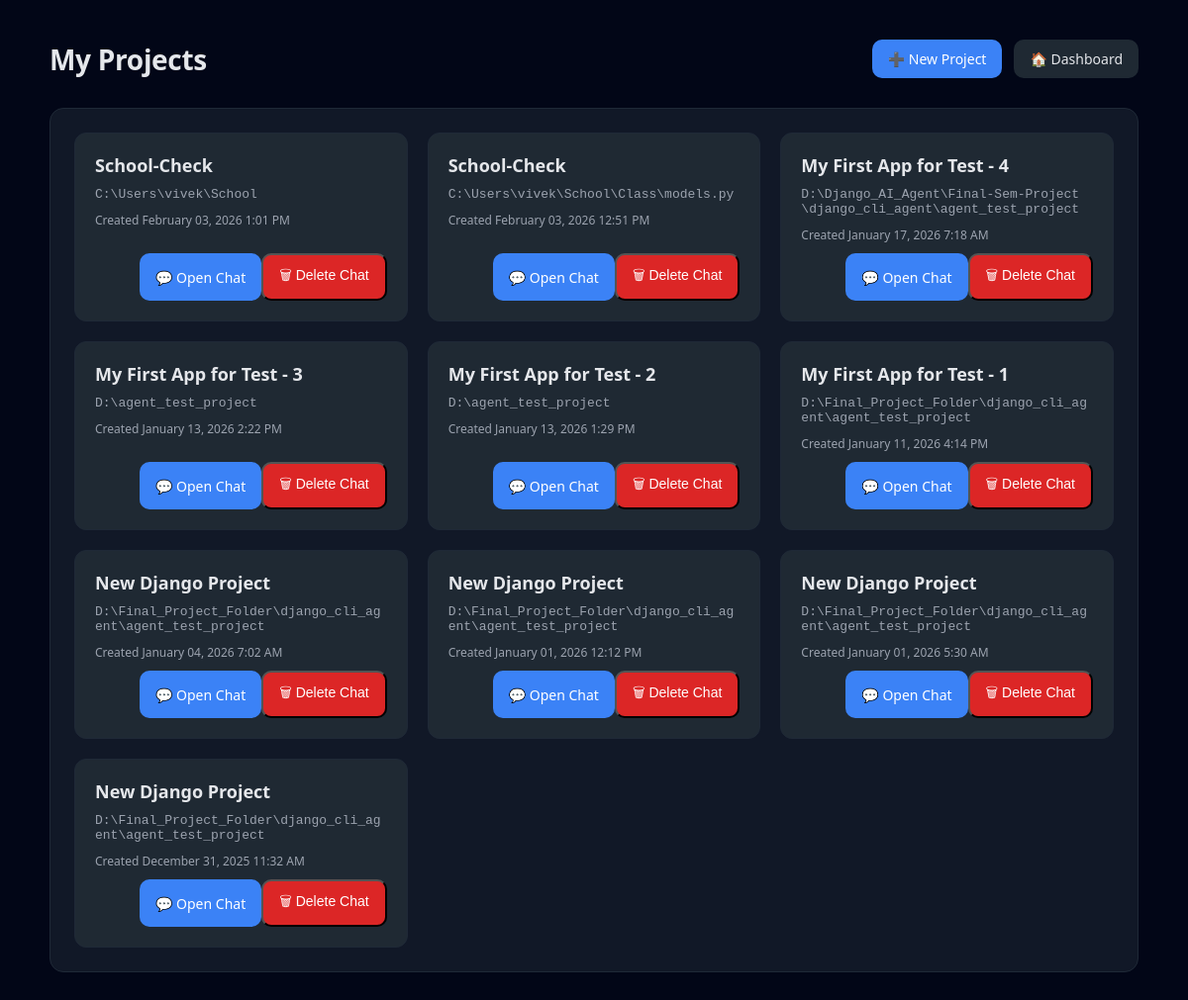
/dashboard/projects/ (signed in), run on an earlier commit of the app's database.
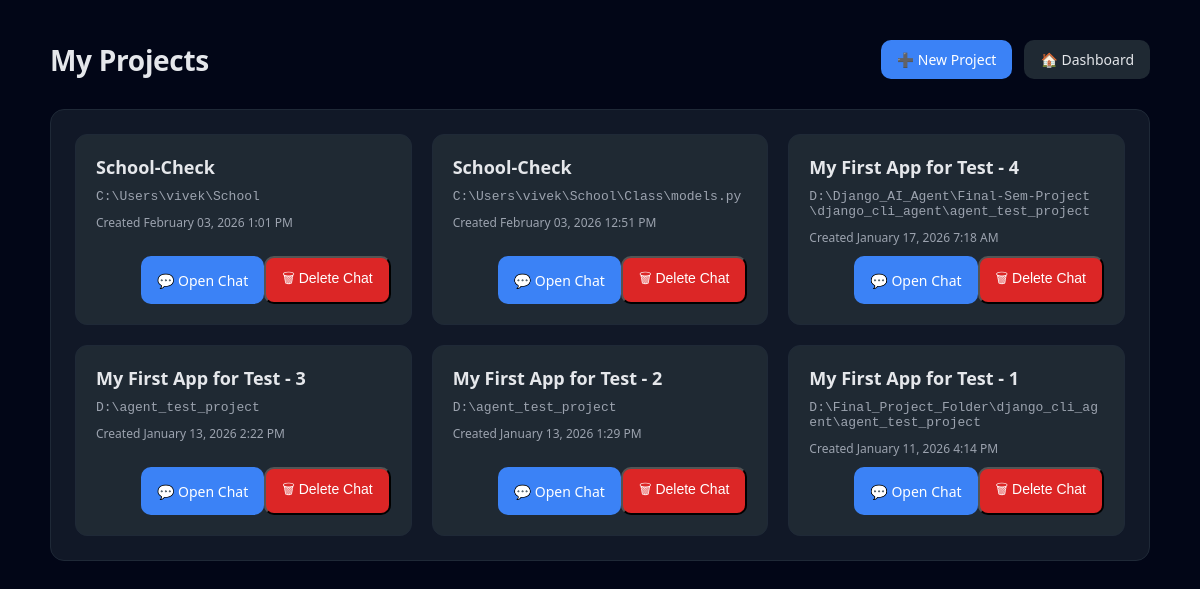
And on a later commit of the database.
### chat/models.py (models this page shows, shortened)
class Project(models.Model):
    user = models.ForeignKey(User, on_delete=models.CASCADE)
    name = models.CharField(max_length=200)
    root_path = models.TextField()
    created_at = models.DateTimeField(auto_now_add=True)

### dashboard/views.py (the view)
# urls.py: path("projects/", views.project_list, name="project_list"),
@login_required
def project_list(request):
    projects = Project.objects.filter(user=request.user).order_by("-created_at")
    return render(request, "dashboard/project_list.html", {"projects": projects})

### dashboard/templates/dashboard/project_list.html (shortened to what this page needs)
<!DOCTYPE html>
<html lang="en">
<head>
</head>
<body>
    <div class="container">
        <div class="page-header">
            <div class="page-title">My Projects</div>
            <div class="header-actions">
                <a href="{% url 'dashboard:new_project' %}" class="btn">➕ New Project</a>
                <a href="{% url 'dashboard:home' %}" class="btn secondary">🏠 Dashboard</a>
            </div>
        </div>
        <div class="card">
            {% if projects %}
                <div class="project-list">
                    {% for project in projects %}
                        <div class="project-item">
                            <div class="project-name">{{ project.name }}</div>
                            <div class="project-path">{{ project.root_path }}</div>
                            <div class="project-date">
                                Created {{ project.created_at|date:"F d, Y g:i A" }}
                            </div>
                            <div class="project-footer">
                            <a href="{% url 'chat:chat' project.id %}" class="btn">
                                💬 Open Chat
                            </a>
                            <form
                                method="post"
                                action="{% url 'dashboard:delete_project_chat' project.id %}"
                                onsubmit="return confirmDelete();"
                                style="display:inline;"
                            >
                                <button type="submit" class="btn danger">
                                    🗑 Delete Chat
                                </button>
                            </form>
                        </div>
                        </div>
                    {% endfor %}
                </div>
            {% endif %}
        </div>
    </div>
</body>
</html>

### dashboard/templates/dashboard/project_list.html (style rules this page uses)
:root { --bg-main: #0f172a; --bg-card: #111827; --bg-soft: #1f2933; --text-main: #e5e7eb; --text-muted: #9ca3af; --accent: #3b82f6; --accent-hover: #2563eb; --border: #1f2937; --radius: 14px; }
* { box-sizing: border-box; }
body { margin: 0; min-height: 100vh; font-family: system-ui, -apple-system, BlinkMacSystemFont, "Segoe UI", sans-serif; background: linear-gradient(135deg, #020617, #020617); color: var(--text-main); display: flex; justify-content: center; padding: 40px 20px; }
.container { width: 100%; max-width: 1100px; }
.page-header { display: flex; justify-content: space-between; align-items: center; margin-bottom: 30px; }
.page-title { font-size: 28px; font-weight: 600; letter-spacing: -0.3px; }
.header-actions { display: flex; gap: 12px; }
.btn { display: inline-flex; align-items: center; gap: 8px; padding: 10px 16px; border-radius: 10px; background: var(--accent); color: white; text-decoration: none; font-size: 14px; font-weight: 500; transition: background 0.2s ease, transform 0.15s ease; }
.btn.secondary { background: var(--bg-soft); color: var(--text-main); }
.card { background: var(--bg-card); border: 1px solid var(--border); border-radius: var(--radius); padding: 24px; animation: fadeIn 0.4s ease; }
.project-list { display: grid; grid-template-columns: repeat(auto-fill, minmax(320px, 1fr)); gap: 20px; }
.project-item { background: var(--bg-soft); border: 1px solid var(--border); border-radius: 12px; padding: 20px; display: flex; flex-direction: column; gap: 10px; transition: transform 0.2s ease, box-shadow 0.2s ease; }
.project-name { font-size: 18px; font-weight: 600; }
.project-path { font-family: monospace; font-size: 13px; color: var(--text-muted); word-break: break-all; }
.project-date { font-size: 12px; color: var(--text-muted); }
.project-footer { margin-top: auto; display: flex; justify-content: flex-end; }
.btn.danger { background: #dc2626; }

What changed in the data, as far as the page shows it:
removed Project: name "New Django Project", root_path "D:\\Final_Project_Folder\\django_cli_agent\\agent_test_project", created_at "January 04, 2026 7:02 AM"
removed Project: name "New Django Project", root_path "D:\\Final_Project_Folder\\django_cli_agent\\agent_test_project", created_at "January 01, 2026 12:12 PM"
removed Project: name "New Django Project", root_path "D:\\Final_Project_Folder\\django_cli_agent\\agent_test_project", created_at "January 01, 2026 5:30 AM"
removed Project: name "New Django Project", root_path "D:\\Final_Project_Folder\\django_cli_agent\\agent_test_project", created_at "December 31, 2025 11:32 AM"
